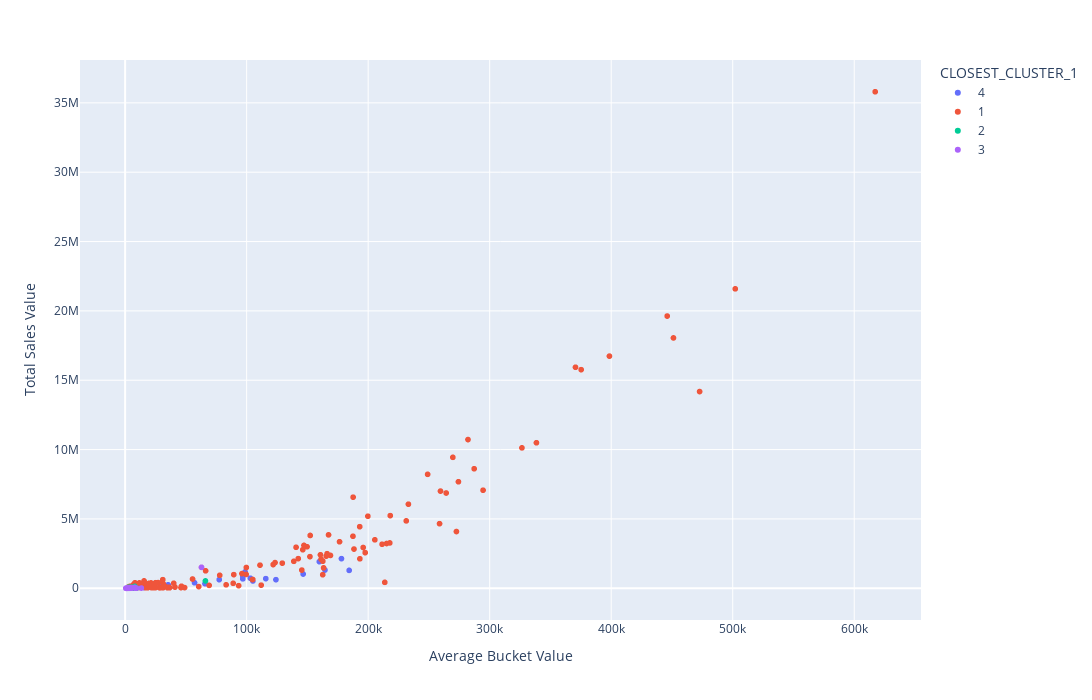

The cell this chart's notebook holds for it:
### Code cell
import plotly.express as px

px.scatter(final_df, x = 'Average Bucket Value', y = 'Total Sales Value', color = 'CLOSEST_CLUSTER_1',
           height = 700, width = 1200, hover_data = 'Retailer Name', )

### Figure 1 — Plotly figure (JSON) as saved in the notebook; plotly's stock layout.template omitted (floating-point values rounded to 4 significant figures; data arrays with more than 128 entries replaced by an {"elided": "..."} marker saying what was removed)
{"data": [{"customdata": {"elided": "348x1 str values"}, "hovertemplate": "CLOSEST_CLUSTER_1=4<br>Average Bucket Value=%{x}<br>Total Sales Value=%{y}<br>Retailer Name=%{customdata[0]}<extra></extra>", "legendgroup": "4", "marker": {"color": "#636efa", "symbol": "circle"}, "mode": "markers", "name": "4", "showlegend": true, "type": "scattergl", "x": {"elided": "348 float values"}, "xaxis": "x", "y": {"elided": "348 float values"}, "yaxis": "y"}, {"customdata": {"elided": "345x1 str values"}, "hovertemplate": "CLOSEST_CLUSTER_1=1<br>Average Bucket Value=%{x}<br>Total Sales Value=%{y}<br>Retailer Name=%{customdata[0]}<extra></extra>", "legendgroup": "1", "marker": {"color": "#EF553B", "symbol": "circle"}, "mode": "markers", "name": "1", "showlegend": true, "type": "scattergl", "x": {"elided": "345 float values"}, "xaxis": "x", "y": {"elided": "345 float values"}, "yaxis": "y"}, {"customdata": {"elided": "366x1 str values"}, "hovertemplate": "CLOSEST_CLUSTER_1=2<br>Average Bucket Value=%{x}<br>Total Sales Value=%{y}<br>Retailer Name=%{customdata[0]}<extra></extra>", "legendgroup": "2", "marker": {"color": "#00cc96", "symbol": "circle"}, "mode": "markers", "name": "2", "showlegend": true, "type": "scattergl", "x": {"elided": "366 float values"}, "xaxis": "x", "y": {"elided": "366 float values"}, "yaxis": "y"}, {"customdata": {"elided": "509x1 str values"}, "hovertemplate": "CLOSEST_CLUSTER_1=3<br>Average Bucket Value=%{x}<br>Total Sales Value=%{y}<br>Retailer Name=%{customdata[0]}<extra></extra>", "legendgroup": "3", "marker": {"color": "#ab63fa", "symbol": "circle"}, "mode": "markers", "name": "3", "showlegend": true, "type": "scattergl", "x": {"elided": "509 float values"}, "xaxis": "x", "y": {"elided": "509 float values"}, "yaxis": "y"}], "layout": {"height": 700, "legend": {"title": {"text": "CLOSEST_CLUSTER_1"}, "tracegroupgap": 0}, "margin": {"t": 60}, "width": 1200, "xaxis": {"anchor": "y", "domain": [0, 1], "title": {"text": "Average Bucket Value"}}, "yaxis": {"anchor": "x", "domain": [0, 1], "title": {"text": "Total Sales Value"}}}}
